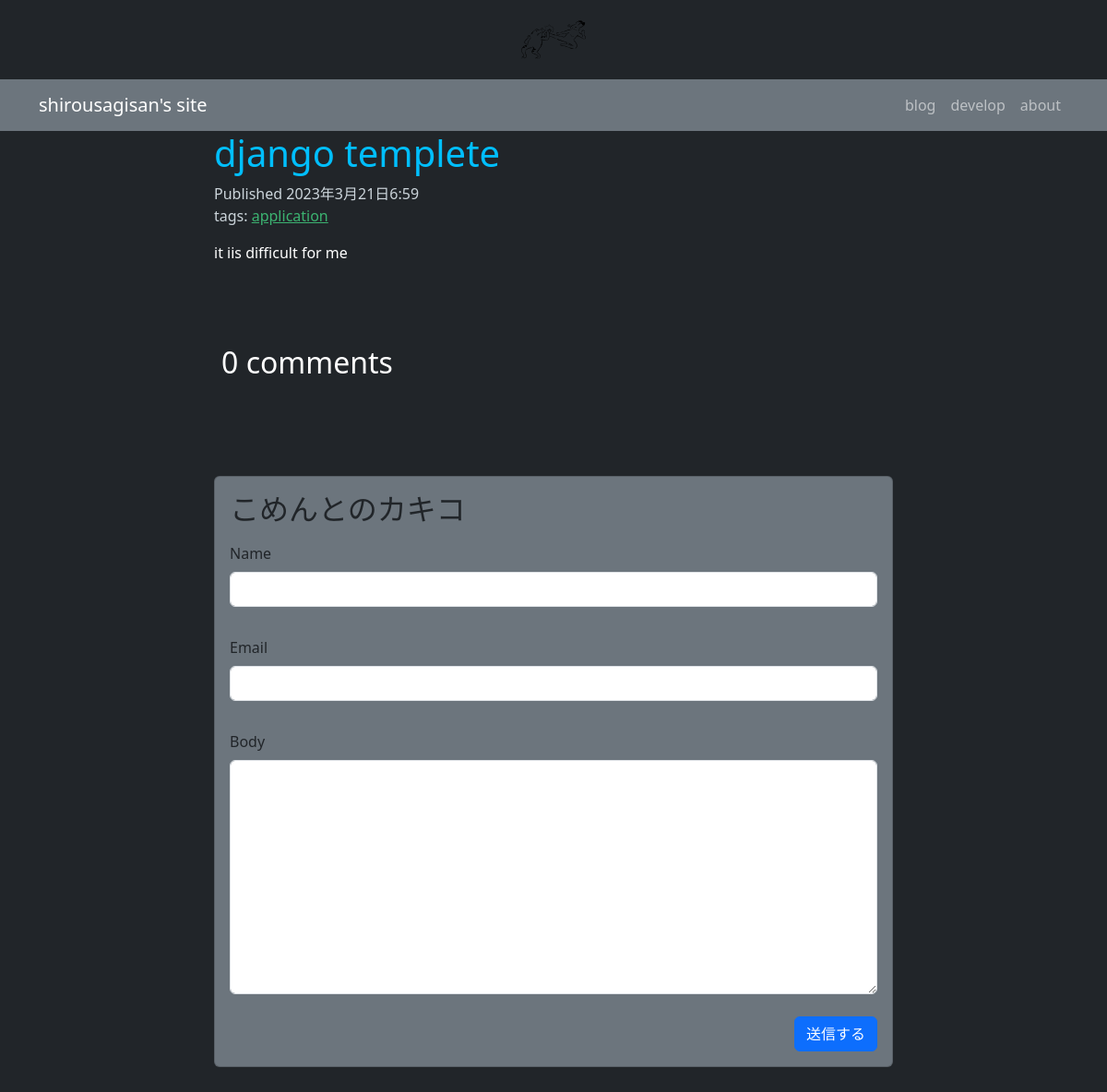
Page /blog/2023/3/21/django-templete/ on the earlier database version.
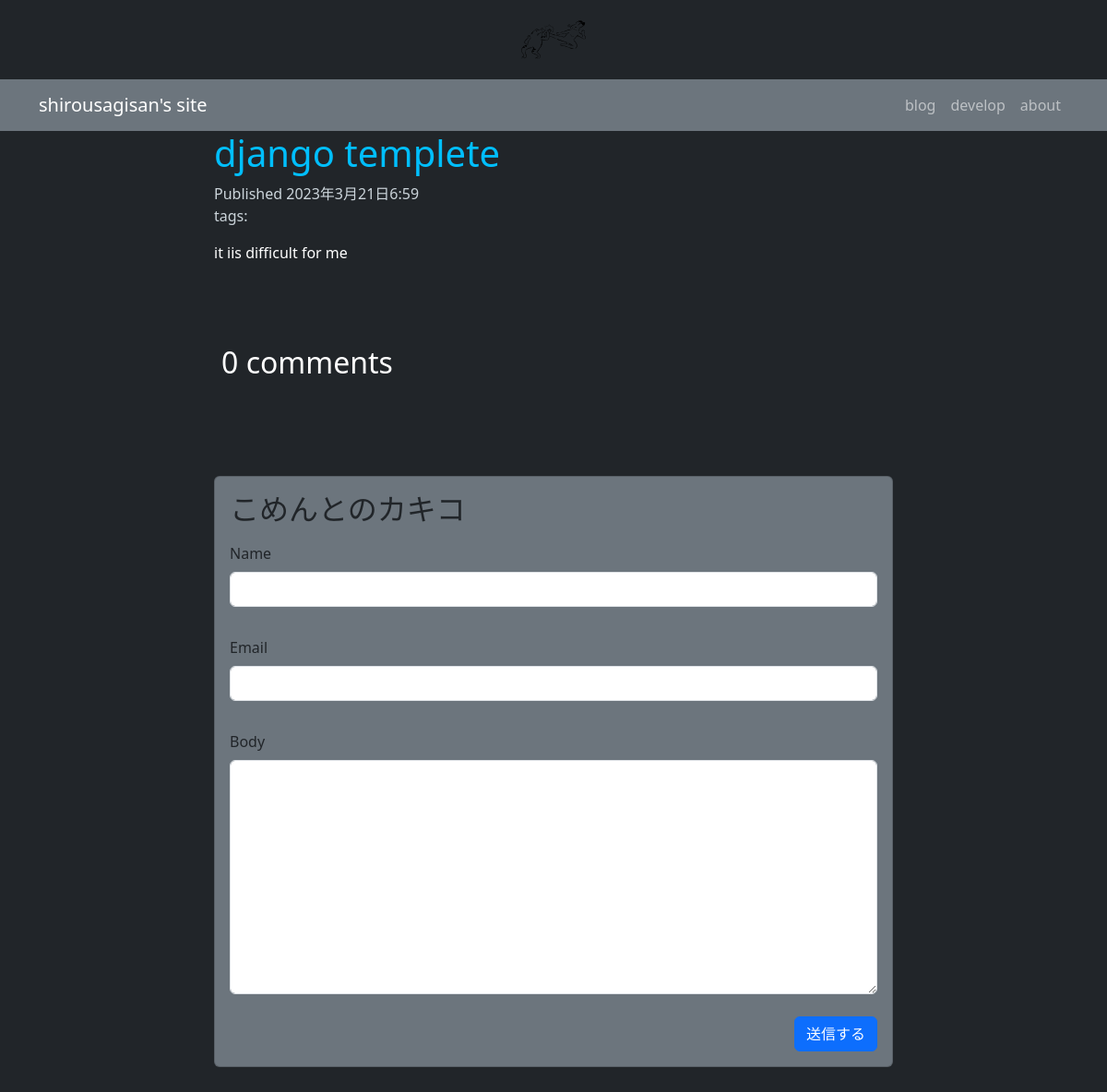
Same page on the later database version.
### blog/views.py (the view)
def post_detail(request, year, month, day, post):
    post = get_object_or_404(models.Post,
    status=models.Post.Status.PUBLISHED,
    slug=post,
    publish__year=year,
    publish__month=month,
    publish__day=day)
    comment = post.comments.filter(active=True)
    form = forms.CommentForm()
    return render(request,
                    'blog/detail.html',context={
                    'post': post,
                    "comment": comment,
                    "form": form
                    })

### blog/forms.py
class CommentForm(forms.ModelForm):
    class Meta:
        model = Comment
        fields = ["name", "email", "body"]

### blog/templatetags/blog_tags.py (called while the page is built)
@register.filter(name="markdown")
def markdown_format(text):
    return mark_safe(markdown.markdown(text))

### templates/blog/detail.html (shortened to what this page needs)
{% extends 'blog/base.html' %}
{% load blog_tags %}
{% block content %}
<div class="container">
  <div class="row justify-content-center">
    <div class="col-md-8" >
      <h1 style="color: #00bfff">{{ post.title }}</h1>
      <p class="date" style="color:#ccd5db">
      Published {{ post.publish }} <br>
      tags:
      {% for tag in post.tags.all %}
        <a href="{% url 'blog:post_list_by_tag' tag.slug %}" style="color:#3cb371">
          {{ tag.name }}
        </a>
      {% endfor %}
      </p>
      {{ post.body|markdown|truncatewords_html:30 }}
    </div>
  </div>
  {% with comment.count as total_comment %}
    <div class="container mt-4">
      <div class="row justify-content-center pt-5">
        <div class="col-md-8">
          <h2>
            {{ total_comment }} comment{{ total_comment|pluralize}}
          </h2>
        </div>
      </div>
    </div>
  {% endwith %}
  <div class="row justify-content-center mt-5">
    <div class="col-md-8 mt-5">
      <div class="card card-body text-dark bg-secondary">
        {% include "comment_form.html" %}
      </div>
    </div>
  </div>
</div>
{% endblock content %}

Differences in the rows shown:
removed Tag: name "application"
